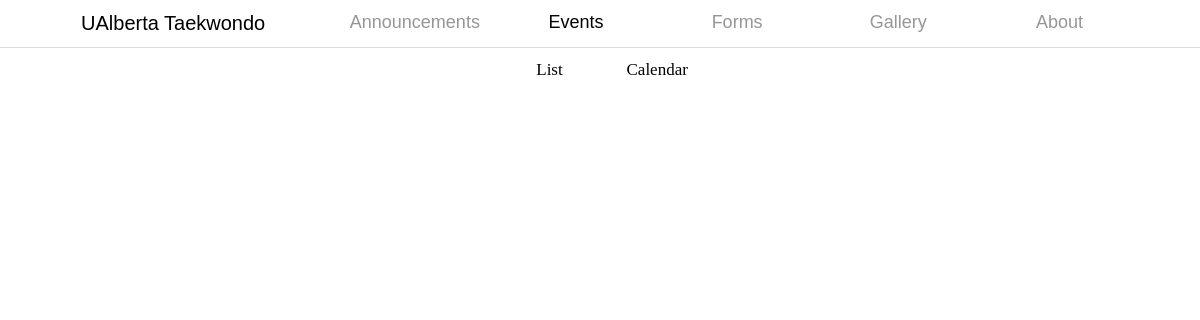
Before: /events/past with the older database file.
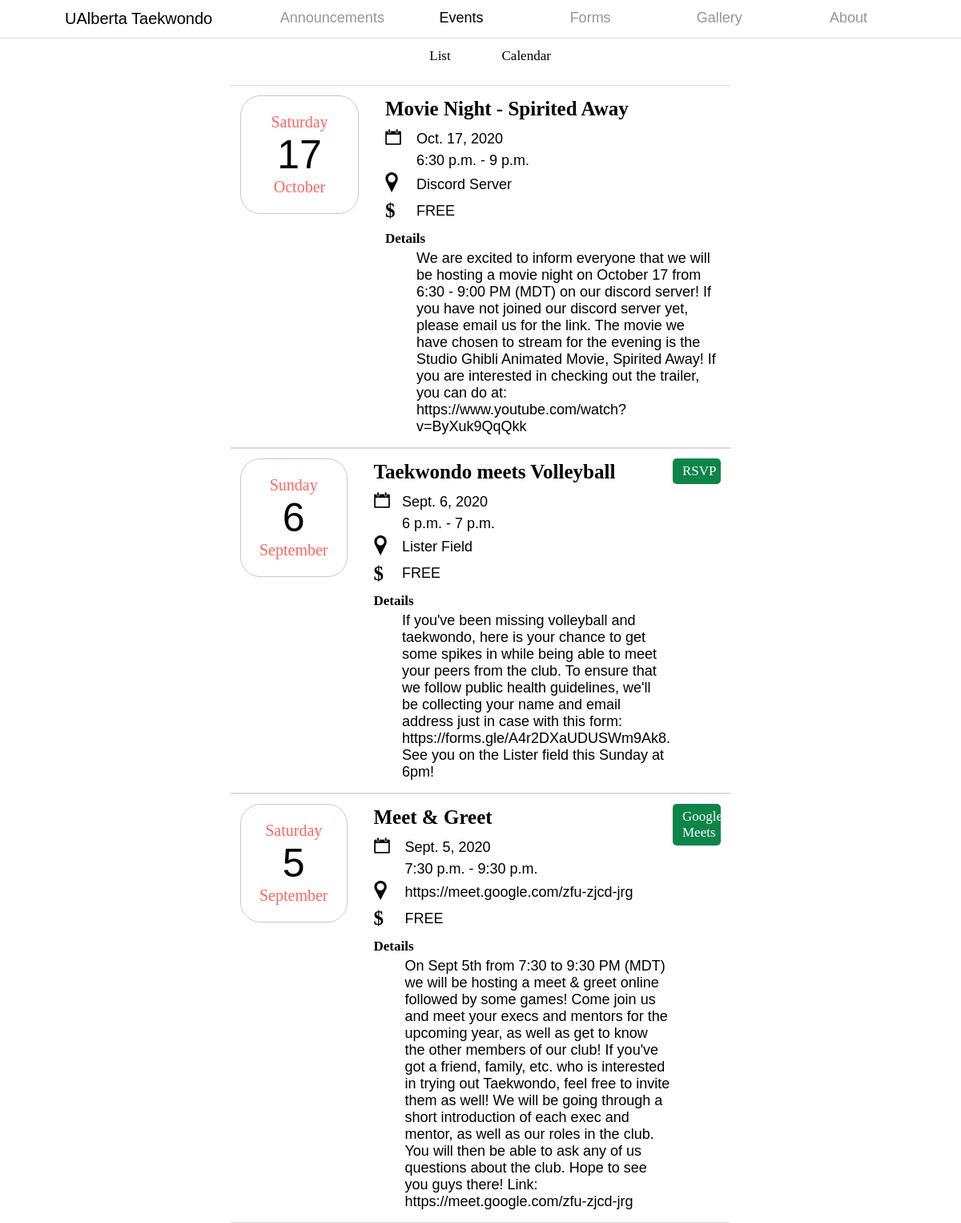
After: the same page with the newer database file.
### main/models.py (models this page shows, shortened)
class Event(models.Model):
	title = models.CharField(max_length=500)
	start = models.DateTimeField()
	end = models.DateTimeField()
	location = models.CharField(max_length=500)
	cost = models.DecimalField(decimal_places=2, max_digits=500, default=0)
	details = models.TextField()
	button_url = models.URLField(max_length=3000, help_text="(optional) URL to direct to", null=True, blank=True)
	button_label = models.CharField(max_length=100, help_text="(optional) Text on link button", null=True, blank=True)
	class Meta:
		ordering = ['start']

### main/views.py (the view)
# urls.py: path('events/past', views.events_past, name="events-past"),
def events_past(request):
	context = {
		'events':Event.objects.filter(start__date__lt=timezone.now().date()).order_by('-start'),
	}
	return render(request, 'main/events_past.html', context)

### other/context_processors.py (called while the page is built)
def add_variable_to_context(request):
	if (Form.objects.order_by('-date_posted').first()):
		return {'newest_form_id': Form.objects.order_by('-date_posted').first().id}
	else:
		return {'newest_form_id': 0}

### main/templates/main/events_past.html (shortened to what this page needs)
{%extends "main/base.html"%}
{% block content%}
{% load static %}
<div class="block">
	<div>
		<button id="not-selected" onclick="window.location.href='{% url 'events-list' %}'">List</button>
		<button id="not-selected" onclick="window.location.href='{% url 'events-calendar' %}'">Calendar</button>
	</div>
	<div class="events">
	{% for event in events %}
		<div class="event">
			<div class="event-widget">
				<div class="event-widget-weekday">{{ event.start|date:"l" }}</div>
				<div class="event-widget-day">{{ event.start.day }}</div>
				<div class="event-widget-month">{{ event.start|date:"F" }}</div>
			</div>
			<table class="event-body">
				<tr>
					<td class="event-title" colspan="2">{{ event.title }}</td>
				</tr>
				<tr>
					<td class="icon"><img src="{% static 'icon-calendar.png' %}" width="20px"></td>
					{% if event.start.date == event.end.date %}
						<td class="event-date">{{ event.start.date }}</td>
					{% else %}
						<td class="event-date">{{ event.start.date }} - {{ event.end.date }}</td>
					{% endif %}
				</tr>
				<tr>
					<td></td>
					<td class="event-time">{{ event.start.time }} - {{ event.end.time }}</td>
				</tr>
				<tr>
					<td class="icon"><img src="{% static 'icon-location.png' %}" width="16px"></td>
					<td class="event-location">{{ event.location|safe }}</td>
				</tr>
				<tr>
					<td class="dollar">$</td>
					{% if event.cost == 0 %}
						<td class="event-cost">FREE</td>
					{% else %}
						<td class="evemt-cost">${{ event.cost|safe }}</td>
					{% endif %}
				</tr>
				<tr>
					<td class="event-subtitle" colspan="2">Details</td>
				</tr>
				<tr>
					<td></td>
					<td class="event-detail">{{ event.details|safe }}</td>
				</tr>
			</table>
			{% if event.button_url %}
			<button class="event-link" onclick="window.open('{{ event.button_url }}')">
				{{ event.button_label }}
			</button>
			{% endif %}
		</div>
	{% endfor %}
	</div>
</div>
{% endblock content %}

Changed rows visible on the page:
added Event: start "Saturday", start.day "17", start "October", title "Movie Night - Spirited Away", start "Oct. 17, 2020", start.time "6:30 p.m.", end.time "9 p.m.", location "Discord Server", cost "FREE", details "We are excited to inform everyone that we will be hosting a movie night on October 17 from 6:30 - 9:00 PM (MDT) on our discord server! If you have not joined our discord server yet, please email us for the link. The movie we have chosen to stream for the evening is the Studio Ghibli Animated Movie, Spirited Away! If you are interested in checking out the trailer, you can do at: https://www.youtube.com/watch?v=ByXuk9QqQkk"
added Event: start "Sunday", start.day "6", start "September", title "Taekwondo meets Volleyball", start "Sept. 6, 2020", start.time "6 p.m.", end.time "7 p.m.", location "Lister Field", cost "FREE", details "If you've been missing volleyball and taekwondo, here is your chance to get some spikes in while being able to meet your peers from the club. To ensure that we follow public health guidelines, we'll be collecting your name and email address just in case with this form: https://forms.gle/A4r2DXaUDUSWm9Ak8. See you on the Lister field this Sunday at 6pm!", button_label "RSVP"
added Event: start "Saturday", start.day "5", start "September", title "Meet & Greet", start "Sept. 5, 2020", start.time "7:30 p.m.", end.time "9:30 p.m.", location "https://meet.google.com/zfu-zjcd-jrg", cost "FREE", details "On Sept 5th from 7:30 to 9:30 PM (MDT) we will be hosting a meet & greet online followed by some games! Come join us and meet your execs and mentors for the upcoming year, as well as get to know the other members of our club! If you've got a friend, family, etc. who is interested in trying out Taekwondo, feel free to invite them as well! We will be going through a short introduction of each exec and mentor, as well as our roles in the club. You will then be able to ask any of us questions about the club. Hope to see you guys there! Link: https://meet.google.com/zfu-zjcd-jrg", button_label "Google Meets"
